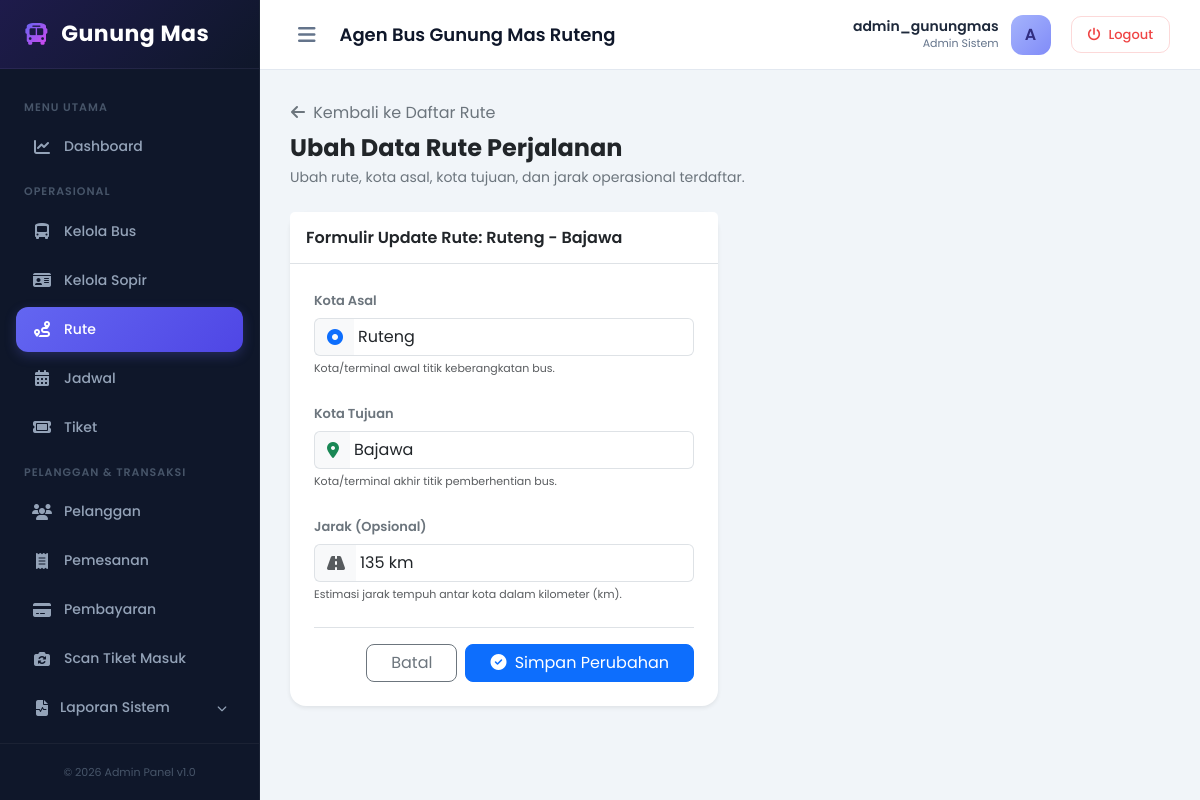
The page /dashboard/rute/edit/2/ (signed in) on the database its author committed.
### core/models.py (models this page shows, shortened)
class Rute(models.Model):
    id_rute = models.AutoField(primary_key=True)
    kota_asal = models.CharField(max_length=50)
    kota_tujuan = models.CharField(max_length=50)
    jarak = models.CharField(max_length=20, blank=True, null=True)

### core/views.py (the view, shortened to what this page needs)
# urls.py: path('dashboard/rute/edit/<int:id_rute>/', views.rute_edit, name='rute_edit'),
def rute_edit(request, id_rute):
    if 'admin_id' not in request.session:
        return redirect('login')
    try:
        rute = Rute.objects.get(pk=id_rute)
    except Rute.DoesNotExist:
        messages.error(request, "Data rute tidak ditemukan.")
        return redirect('rute_index')
    context = {
        'username': request.session.get('admin_username'),
        'rute': rute
    }
    return render(request, 'core/rute/edit.html', context)

### core/templates/core/rute/edit.html (shortened to what this page needs)
{% extends 'core/base_dashboard.html' %}
{% block content %}
<div class="mb-4">
    <a href="{% url 'rute_index' %}" class="btn btn-link text-decoration-none text-secondary p-0 mb-2">
        <i class="fa-solid fa-arrow-left me-1"></i> Kembali ke Daftar Rute
    </a>
    <h4 class="fw-bold text-dark mb-1">Ubah Data Rute Perjalanan</h4>
    <p class="text-secondary small mb-0">Ubah rute, kota asal, kota tujuan, dan jarak operasional terdaftar.</p>
</div>
<div class="row">
    <div class="col-lg-8 col-xl-6">
        <div class="card border-0 shadow-sm rounded-4">
            <div class="card-header bg-white border-bottom py-3">
                <h6 class="fw-semibold mb-0 text-dark">Formulir Update Rute: {{ rute.kota_asal }} - {{ rute.kota_tujuan }}</h6>
            </div>
            <div class="card-body p-4">
                <form action="{% url 'rute_edit' rute.id_rute %}" method="POST" autocomplete="off">
                    <div class="mb-4">
                        <label for="kota_asal" class="form-label fw-semibold text-secondary" style="font-size: 13px;">Kota Asal</label>
                        <div class="input-group">
                            <span class="input-group-text bg-light text-secondary border-end-0"><i class="fa-solid fa-circle-dot text-primary"></i></span>
                            <input type="text" name="kota_asal" id="kota_asal" class="form-control border-start-0 ps-1" value="{{ rute.kota_asal }}" placeholder="Contoh: Ruteng" required>
                        </div>
                        <div class="form-text text-muted" style="font-size: 11px;">Kota/terminal awal titik keberangkatan bus.</div>
                    </div>
                    <div class="mb-4">
                        <label for="kota_tujuan" class="form-label fw-semibold text-secondary" style="font-size: 13px;">Kota Tujuan</label>
                        <div class="input-group">
                            <span class="input-group-text bg-light text-secondary border-end-0"><i class="fa-solid fa-location-dot text-success"></i></span>
                            <input type="text" name="kota_tujuan" id="kota_tujuan" class="form-control border-start-0 ps-1" value="{{ rute.kota_tujuan }}" placeholder="Contoh: Labuan Bajo" required>
                        </div>
                        <div class="form-text text-muted" style="font-size: 11px;">Kota/terminal akhir titik pemberhentian bus.</div>
                    </div>
                    <div class="mb-4">
                        <label for="jarak" class="form-label fw-semibold text-secondary" style="font-size: 13px;">Jarak (Opsional)</label>
                        <div class="input-group">
                            <span class="input-group-text bg-light text-secondary border-end-0"><i class="fa-solid fa-road text-muted"></i></span>
                            <input type="text" name="jarak" id="jarak" class="form-control border-start-0 ps-1" value="{{ rute.jarak|default_if_none:'' }}" placeholder="Contoh: 130 km">
                        </div>
                        <div class="form-text text-muted" style="font-size: 11px;">Estimasi jarak tempuh antar kota dalam kilometer (km).</div>
                    </div>
                    <div class="d-flex justify-content-end gap-2 pt-3 border-top mt-4">
                        <a href="{% url 'rute_index' %}" class="btn btn-outline-secondary px-4 rounded-3">Batal</a>
                        <button type="submit" class="btn btn-primary px-4 rounded-3">
                            <i class="fa-solid fa-circle-check me-1"></i> Simpan Perubahan
                        </button>
                    </div>
                </form>
            </div>
        </div>
    </div>
</div>
{% endblock %}

### core/templates/core/base_dashboard.html (style rules this page uses)
:root { --sidebar-width: 260px; --navbar-height: 70px; --primary-color: #4f46e5; --primary-hover: #4338ca; --dark-navy: #0f172a; --slate-gray: #f8fafc; --border-color: #e2e8f0; }
body { font-family: 'Poppins', sans-serif; background-color: #f1f5f9; color: #1e293b; min-height: 100vh; overflow-x: hidden; }

### rows shown on the page
Rute: kota_asal "Ruteng", kota_tujuan "Bajawa", jarak "135 km"

### other values the page prints
{{ request.session.admin_username }} "admin_gunungmas"
{{ request.session.admin_username|slice:":1"|upper }} "A"
